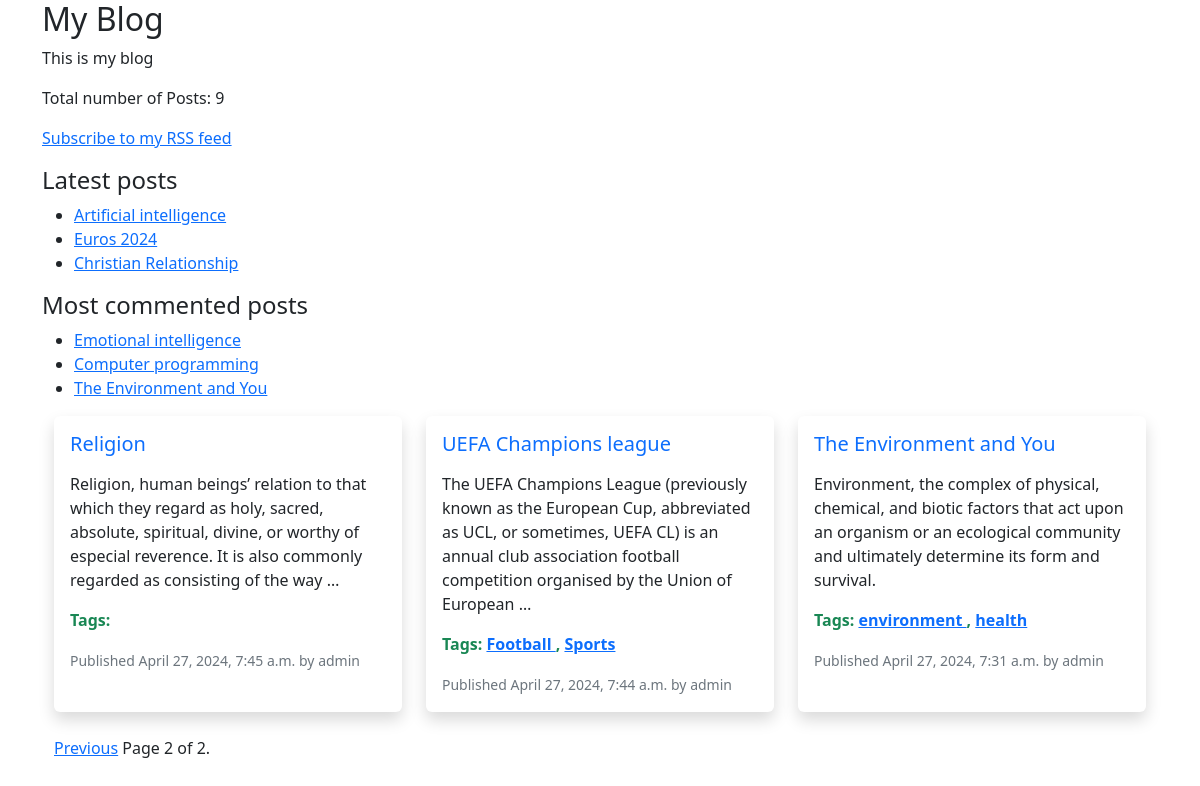
Screenshot of /?page=2 with the database file from the repository.
### forumsite/models.py (models this page shows, shortened)
class Post(models.Model):
  class Status(models.TextChoices):
    DRAFT = 'DF','Draft'
    PUBLISHED = 'PB','Published'
  title = models.CharField(max_length=250)
  slug = models.SlugField(max_length=250, unique_for_date ='publish')
  author = models.ForeignKey(User, on_delete=models.CASCADE, related_name='blog_posts')
  body = models.TextField()
  publish = models.DateTimeField(default = timezone.now)
  created = models.DateTimeField(auto_now_add = True)
  updated = models.DateTimeField(auto_now = True)
  status = models.CharField(max_length=2,choices = Status.choices,default = Status.DRAFT)
  objects = models.Manager() #default manager
  published = PublishedManager()  #custom manager
  tags = TaggableManager()
  class Meta:
    ordering = ['-publish']
    indexes = [models.Index(fields=['-publish'],)]
  def get_absolute_url(self):
    return reverse('forum:post_detail',args=[self.publish.year,
                  self.publish.month,self.publish.day,self.slug])

### forumsite/views.py (the view)
# urls.py: path('',views.post_list,name='post_list'),
def post_list(request, tag_slug=None):
  post_list = Post.published.all()
  tag = None
  if tag_slug:
    tag = get_object_or_404(Tag,slug=tag_slug)
    post_list = post_list.filter(tags__in=[tag])
  paginator = Paginator(post_list,6) #3 posts per page
  page_number = request.GET.get('page',1)
  try:
    posts = paginator.page(page_number)
  except PageNotAnInteger:
    posts = paginator.page(1) #deliver first page is page is not an integer
  except EmptyPage:
    posts = paginator.page(paginator.num_pages) #always return last page if not page number is found
  return render(request,'forumsite/post/list.html',{'posts':posts,'tag':tag})

### forumsite/models.py (called while the page is built)
  def get_queryset(self):
    return super().get_queryset().filter(status=Post.Status.PUBLISHED)

### forumsite/templatetags/forumsite_tags.py (called while the page is built)
@register.simple_tag(name='my_tag')
def total_posts():
    return Post.published.count()

@register.inclusion_tag('forumsite/post/latest_posts.html')
def show_latest_posts(count=3):
    latest_posts = Post.published.order_by('-publish')[:count]
    return {'latest_posts':latest_posts}

@register.simple_tag
def most_commented_posts(count=3):
    return Post.published.annotate(total_comments=Count('comments')).order_by('-total_comments')[:count]

@register.filter(name='markdown')
def markdown_format(text):
    return mark_safe(markdown.markdown(text))

### forumsite/templates/forumsite/post/list.html (shortened to what this page needs)
{% extends 'forumsite/base.html' %}
{% load forumsite_tags %}
{% block content %}
<div class="container">
  <div class="row">
    {% for post in posts %}
    <div class="col-md-4 mb-4">
      <div class="card h-100 border-0 shadow">
        <div class="card-body">
          <h5 class="card-title"><a href="{{ post.get_absolute_url }}" class="text-decoration-none">{{ post.title }}</a></h5>
          <p class="card-text">{{ post.body | markdown| truncatewords_html:30 }}</p>
          <p class="text-success fw-semibold">Tags:
            {% for tag in post.tags.all  %}
              <a href='{% url "forum:post_list_by_tag" tag.slug %}'>
                {{tag.name}}
              </a>
              {% if not forloop.last %}, {% endif %}
            {% endfor %}
          </p>
          <p class="card-text"><small class="text-muted">Published {{ post.publish }} by {{ post.author }}</small></p>
        </div>
      </div>
    </div>
    {% endfor %}
  </div>
  {% include "pagination.html" with page=posts %}
</div>
{% endblock %}

### forumsite/templates/forumsite/base.html (shortened to what this page needs)
{% load forumsite_tags %}
<!DOCTYPE html>
<html lang="en">
<head>
  <link href="https://cdn.jsdelivr.net/npm/bootstrap@5.2.1/dist/css/bootstrap.min.css" rel="stylesheet">
</head>
<body>
  <div class="container">
    <div id="sidebar">
      <h2 class="">My Blog</h2>
      <p>This is my blog</p>
      <p>Total number of Posts: {% my_tag %}</p>
      <p>
        <a href="{% url 'forumsite:post_feed' %}">Subscribe to my RSS feed</a>
      </p>
      <h3 class="fs-4">Latest posts</h3>
      {% show_latest_posts 3 %}
      <h3 class="fs-4">Most commented posts</h3>
      {% most_commented_posts as commented_posts %}
      <ul>
        {% for post in commented_posts %}
          <li>
            <a href="{{post.get_absolute_url}}">{{post.title}}</a>
          </li>
        {% endfor %}
      </ul>
    </div>
  <div id="'content">
    {% block content %}
    {% endblock content %}
  </div>
</div>
</body>
</html>

### forumsite/templates/forumsite/post/latest_posts.html
<ul>
    {% for post in latest_posts %}
        <li>
            <a href="{{post.get_absolute_url}}">{{post.title}}</a>
        </li>
    {% endfor %}
</ul>

### rows the page displays
Post: title "Artificial intelligence"
Post: title "Euros 2024"
Post: title "Christian Relationship"
Post: title "Emotional intelligence"
Post: title "Computer programming"
Post: title "The Environment and You", body "Environment, the complex of physical, chemical, and biotic factors that act upon an organism or an ecological community and ultimately determine its form and survival.", publish "April 27, 2024, 7:31 a.m.", author "admin"
Post: title "Religion", body "Religion, human beings’ relation to that which they regard as holy, sacred, absolute, spiritual, divine, or worthy of especial reverence. It is also commonly regarded as consisting of the way …", publish "April 27, 2024, 7:45 a.m.", author "admin"
Post: title "UEFA Champions league", body "The UEFA Champions League (previously known as the European Cup, abbreviated as UCL, or sometimes, UEFA CL) is an annual club association football competition organised by the Union of European …", publish "April 27, 2024, 7:44 a.m.", author "admin"
Tag: name "Football"
Tag: name "Sports"
Tag: name "environment"
Tag: name "health"

### other values shown
{{ page.number }} "2"
{{ page.paginator.num_pages }} "2"
